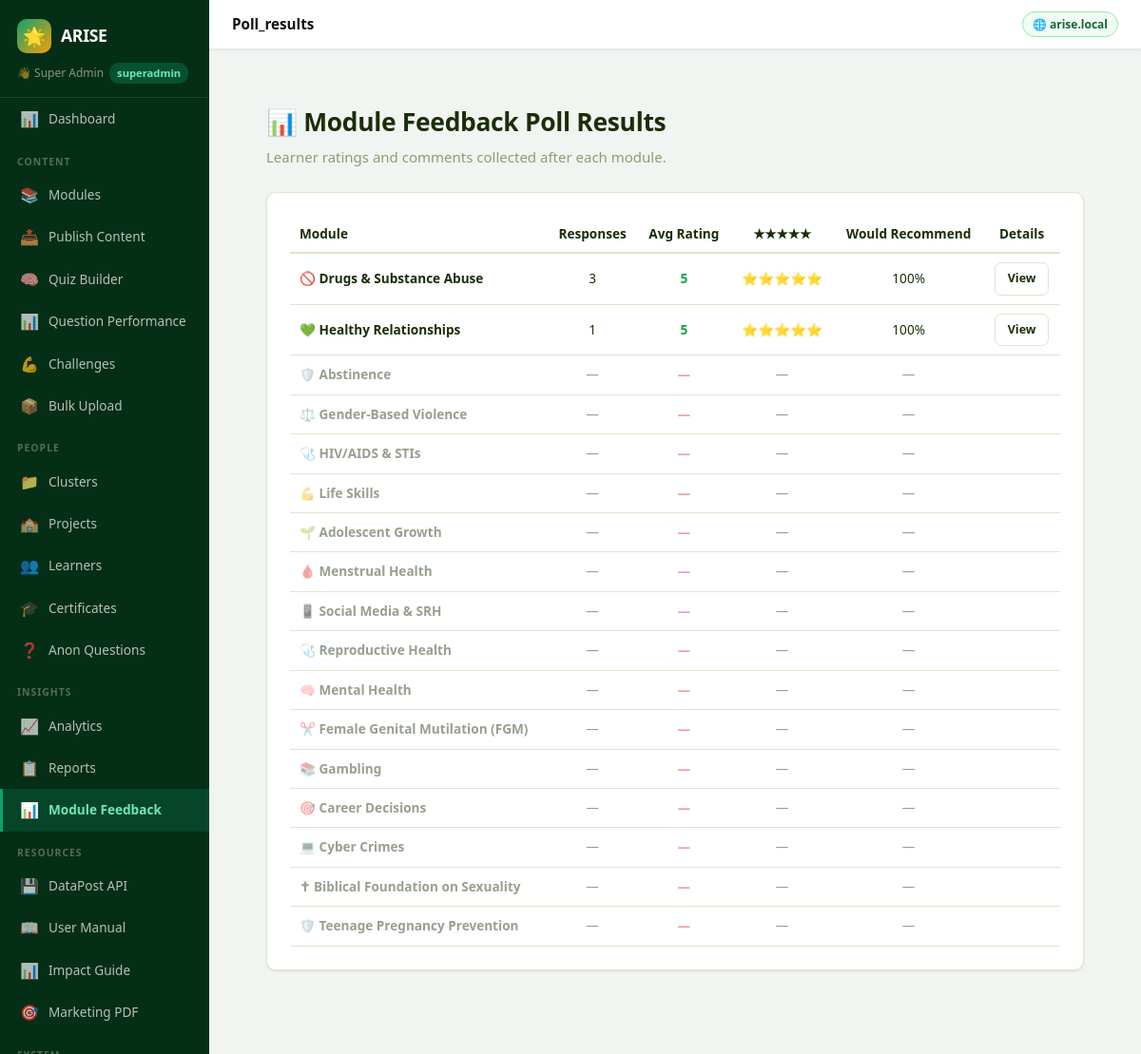
The page /admin/dashboard?p=poll_results (signed in) on the database its author committed.
### tables this page shows
CREATE TABLE modules (
    id INTEGER PRIMARY KEY AUTOINCREMENT,
    title TEXT NOT NULL,
    slug TEXT UNIQUE NOT NULL,
    description TEXT,
    icon TEXT DEFAULT '📚',
    sort_order INTEGER DEFAULT 0,
    is_active INTEGER DEFAULT 1,
    created_by INTEGER,
    created_at DATETIME DEFAULT CURRENT_TIMESTAMP
, thumbnail TEXT, content_warning TEXT, school_id TEXT, require_pretest INTEGER DEFAULT 1, require_posttest INTEGER DEFAULT 1);

### includes/config.php (called while the page is built, shortened)
<?php
function db(): SQLite3 {
    static $db = null;
    if ($db === null) {
        $db = new SQLite3(DB_PATH);
        $db->enableExceptions(true);
        $db->exec('PRAGMA journal_mode=WAL');
        $db->exec('PRAGMA foreign_keys=ON');
    }
    return $db;
}
function e(string $str): string {
    return htmlspecialchars($str, ENT_QUOTES, 'UTF-8');
}

### admin/pages/admin_poll_results.php (the view, shortened to what this page needs)
<?php
$modRows = db()->query("
    SELECT m.id, m.icon, m.title, m.slug,
        COUNT(mf.id) AS total_votes,
        ROUND(AVG(mf.rating),2) AS avg_rating,
        SUM(mf.would_recommend) AS recommends
    FROM modules m
    LEFT JOIN module_feedback mf ON mf.module_id = m.id
    GROUP BY m.id
    ORDER BY m.id
");
$mods = [];
while ($r = $modRows->fetchArray(SQLITE3_ASSOC)) $mods[] = $r;
?>
<div class="container" style="max-width:900px;">
    <h1 class="page-title">📊 Module Feedback Poll Results</h1>
    <p class="text-muted" style="margin-top:-16px;margin-bottom:24px;">Learner ratings and comments collected after each module.</p>
    <div class="dp-card" style="margin-bottom:28px;overflow-x:auto;">
        <table style="width:100%;border-collapse:collapse;font-size:.85rem;">
            <thead>
                <tr style="border-bottom:2px solid var(--border);">
                    <th style="text-align:left;padding:8px 10px;">Module</th>
                    <th style="text-align:center;padding:8px 10px;">Responses</th>
                    <th style="text-align:center;padding:8px 10px;">Avg Rating</th>
                    <th style="text-align:center;padding:8px 10px;">★★★★★</th>
                    <th style="text-align:center;padding:8px 10px;">Would Recommend</th>
                    <th style="text-align:center;padding:8px 10px;">Details</th>
                </tr>
            </thead>
            <tbody>
            <?php foreach ($mods as $m):
                $pctRec = $m['total_votes'] > 0 ? round($m['recommends'] / $m['total_votes'] * 100) : 0;
                $stars  = $m['avg_rating'] ? round($m['avg_rating']) : 0;
            ?>
            <tr style="border-bottom:1px solid var(--border);<?= $m['total_votes']?'':'opacity:.45;' ?>">
                <td style="padding:9px 10px;font-weight:600;"><?= $m['icon'] ?> <?= e($m['title']) ?></td>
                <td style="text-align:center;padding:9px 10px;"><?= $m['total_votes'] ?: '—' ?></td>
                <td style="text-align:center;padding:9px 10px;font-weight:700;color:<?= $m['avg_rating']>=4?'#16a34a':($m['avg_rating']>=3?'#d97706':'#dc2626') ?>;">
                    <?= $m['avg_rating'] ?: '—' ?>
                </td>
                <td style="text-align:center;padding:9px 10px;">
                    <?php if ($m['avg_rating']): ?>
                        <?= str_repeat('⭐', $stars) ?><?= str_repeat('☆', 5-$stars) ?>
                    <?php else: ?>—<?php endif; ?>
                </td>
                <td style="text-align:center;padding:9px 10px;">
                    <?= $m['total_votes'] ? $pctRec.'%' : '—' ?>
                </td>
                <td style="text-align:center;padding:9px 10px;">
                    <?php if ($m['total_votes']): ?>
                    <a href="?page=poll_results&module_id=<?= $m['id'] ?>" class="btn btn-secondary btn-sm">View</a>
                    <?php endif; ?>
                </td>
            </tr>
            <?php endforeach; ?>
            </tbody>
        </table>
    </div>
</div>

### public/css/style.css (style rules this page uses)
:root { --green: #3D6318; --green-dark: #2D4A12; --green-deeper:#1E3209; --green-mid: #4F7E20; --green-light: #D4EDAA; --green-pale: #F0F8E8; --orange: #FF9700; --orange-dark: #E07800; --orange-deeper:#B86200; --orange-light: #FFE4A3; --orange-pale: #FFF7E6; --blue: #1D4ED8; --blue-light: #DBEAFE; --blue-pale: #EFF6FF; --purple: #7C3AED; --purple-light:#EDE9FE; --purple-pale: #F5F3FF; --ok: #3D6318; --ok-l: #D4EDAA; --err: #DC2626; --err-l: #FEE2E2; --warn: #FF9700; --warn-l: #FFE4A3; --info: #1D4ED8; --info-l: #DBEAFE; --dark: #1A2E08; --dark-2: #2D4A12; --mid: #4A6428; --muted: #8A9E70; --border: #DDE8CC; --bg: #F7FAF2; --white: #FFFFFF; --light: #EEF5E4; --shadow: 0 1px 3px rgba(0,0,0,.07), 0 1px 2px rgba(0,0,0,.05); --shadow-md: 0 4px 16px rgba(61,99,24,.14), 0 2px 8px rgba(0,0,0,.06); --shadow-lg: 0 10px 40px rgba(61,99,24,.18), 0 4px 12px rgba(0,0,0,.08); --shadow-g: 0 6px 20px rgba(61,99,24,.4); --shadow-o: 0 6px 20px rgba(255,151,0,.4); --r: 10px; --r-sm: 7px; --r-lg: 18px; --r-full: 9999px; --t: all .18s cubic-bezier(.4,0,.2,1); }
*,*::before,*::after { margin:0;padding:0;box-sizing:border-box; }
html { scroll-behavior:smooth; }
body { font-family:'Segoe UI',system-ui,-apple-system,sans-serif;background:linear-gradient(135deg,#0D5E3D 0%,#1E8055 35%,#FF9700 100%);background-attachment:fixed;color:var(--dark);font-size:15px;line-height:1.65;-webkit-font-smoothing:antialiased;min-height:100vh;overflow-y:scroll; }
h1,h2,h3,h4,h5 { font-family:'Segoe UI',system-ui,-apple-system,sans-serif;font-weight:700;letter-spacing:-.3px;line-height:1.25; }
a { color:var(--green);text-decoration:none;transition:var(--t); }
.container { max-width:1200px;margin:0 auto;padding:36px 20px; }
.page-title { font-size:1.65rem;font-weight:800;margin-bottom:24px;color:var(--dark); }
.dp-card { background:#fff;border-radius:var(--r);padding:24px;box-shadow:var(--shadow);border:1px solid var(--border);margin-bottom:20px;transition:box-shadow .2s; }
.btn { display:inline-flex;align-items:center;justify-content:center;gap:6px;padding:10px 20px;border-radius:var(--r-sm);font-family:inherit;font-weight:700;font-size:.875rem;border:none;cursor:pointer;transition:var(--t);white-space:nowrap; }
.btn-secondary { background:#fff;color:var(--dark);border:1.5px solid var(--border); }
.btn-sm { padding:6px 13px;font-size:.78rem; }
.text-muted { color:var(--muted); }
.dp-card,.module-card,.feature-card { animation:fadeUp .15s ease both; }

### admin/index.php (style rules this page uses)
* { box-sizing:border-box;margin:0;padding:0; }
body { background:#f1f5f2;font-family:'Segoe UI',sans-serif;display:flex;min-height:100vh; }

### rows shown on the page
modules: icon "🚫", title "Drugs & Substance Abuse", total_votes "3", avg_rating "5", stars "⭐⭐⭐⭐⭐", pctRec "100"
modules: icon "💚", title "Healthy Relationships", total_votes "1", avg_rating "5", stars "⭐⭐⭐⭐⭐", pctRec "100"
modules: icon "🛡️", title "Abstinence", total_votes "—", avg_rating "—"
modules: icon "⚖️", title "Gender-Based Violence", total_votes "—", avg_rating "—"
modules: icon "🩺", title "HIV/AIDS & STIs", total_votes "—", avg_rating "—"
modules: icon "💪", title "Life Skills", total_votes "—", avg_rating "—"
modules: icon "🌱", title "Adolescent Growth", total_votes "—", avg_rating "—"
modules: icon "🩸", title "Menstrual Health", total_votes "—", avg_rating "—"
modules: icon "📱", title "Social Media & SRH", total_votes "—", avg_rating "—"
modules: icon "🩺", title "Reproductive Health", total_votes "—", avg_rating "—"
modules: icon "🧠", title "Mental Health", total_votes "—", avg_rating "—"
modules: icon "✂️", title "Female Genital Mutilation (FGM)", total_votes "—", avg_rating "—"
modules: icon "📚", title "Gambling", total_votes "—", avg_rating "—"
modules: icon "🎯", title "Career Decisions", total_votes "—", avg_rating "—"
modules: icon "💻", title "Cyber Crimes", total_votes "—", avg_rating "—"
modules: icon "✝", title "Biblical Foundation on Sexuality", total_votes "—", avg_rating "—"
modules: icon "🛡️", title "Teenage Pregnancy Prevention", total_votes "—", avg_rating "—"

### other values the page prints
$adminName "Super Admin"
$adminRole ?: 'admin' "superadmin"
$n['icon'] "📊"
$n['label'] "Dashboard"
$groupLabel "CONTENT"
$n['icon'] "📚"
$n['label'] "Modules"
$n['icon'] "📤"
$n['label'] "Publish Content"
$n['icon'] "🧠"
$n['label'] "Quiz Builder"
$n['label'] "Question Performance"
$n['icon'] "💪"
$n['label'] "Challenges"
$n['icon'] "📦"
